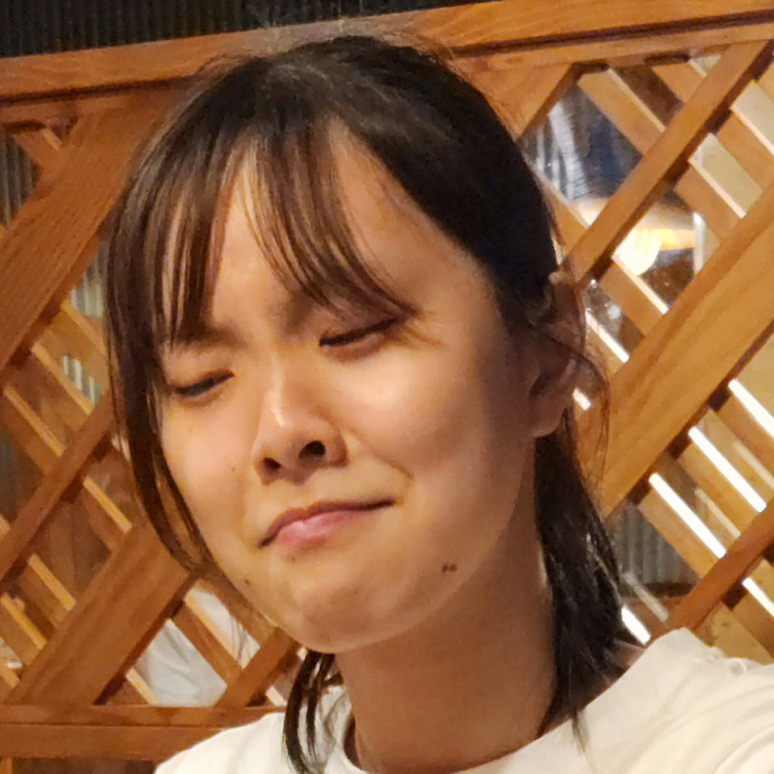
#> input picture 講義1/picture/ghost.png, 1547 x 1547 px, found by its file name (shown at 1/2 size)
$ python ASCII-word.py
#> lines starting #> are read from the running program, lines starting #| are printed output that depends on the picture
import  cv2
image = cv2.imread('picture\ghost.png')
#> image is the input picture: shape (1547, 1547, 3); mean B, G, R 63.3, 97.6, 143.9
# 圖型轉字符
height, width, _ = image.shape
#> height = 1547; width = 1547
resized_image = cv2.resize(image, (round(width*0.1), round(height*0.1)))
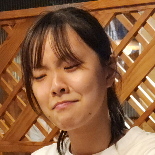
#> resized_image: shape (155, 155, 3); mean B, G, R 63.2, 97.5, 143.8
gray_image = cv2.cvtColor(resized_image, cv2.COLOR_BGR2GRAY)
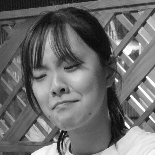
#> gray_image: shape (155, 155); min 7, max 254, mean 107.4
height, width, _ = resized_image.shape
#> height = 155; width = 155
cv2.imshow('Image', gray_image)
cv2.waitKey(0)
cv2.destroyAllWindows()
ax= ['.|.', ':|:', ':|:', '+.+', '?.?', '[]',
     '{\}', '.I.', '.X.', '.h.', '.o.', '.w.',
     '.#.', '.8.', 'S.S', 'F.F', 'M.M', 'T.T',
     'k.k', 'y.y', 'g.g', 'v.v', 'm.m', 'u.u', 'a.a', '@.@']

a=[1,0,0,1,0,1,0]
k=0
f=open('img.txt',"w")
for x in range (height):
    arr=[]
    for y in range(width):
        pixel=gray_image[x,y]
        k=round(pixel/10)
        f.write(ax[k]+'\t')
        arr.append(ax[k])
    f.write('\n')
    for y in range(width):
        f.write(arr[y]+'\t')
    f.write('\n')
    for y in range(width):
        f.write(arr[y]+'\t')
    f.write('\n')
f.close()
